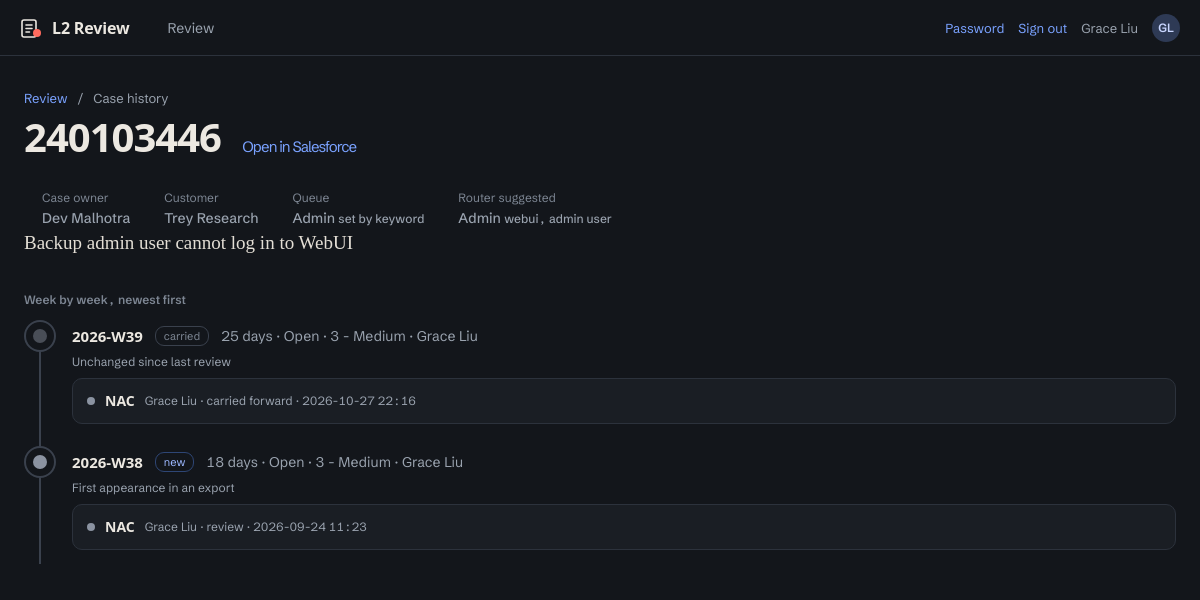
The page /case/1 (signed in) on the database its author committed.
### models.py (models this page shows, shortened)
class Base(DeclarativeBase):
    pass

class User(Base):
    __tablename__ = "users"
    id: Mapped[int] = mapped_column(primary_key=True)
    username: Mapped[str] = mapped_column(String(64), unique=True, index=True)
    display_name: Mapped[str] = mapped_column(String(128))
    password_hash: Mapped[str] = mapped_column(String(256))
    role: Mapped[str] = mapped_column(String(16), default="l2")   # admin | manager | l2
    active: Mapped[bool] = mapped_column(Boolean, default=True)
    must_change_password: Mapped[bool] = mapped_column(Boolean, default=True)
    created_at: Mapped[datetime] = mapped_column(DateTime, default=_now)
    last_login: Mapped[datetime | None] = mapped_column(DateTime, nullable=True)
    memberships: Mapped[list["QueueMembership"]] = relationship(back_populates="user")
    @property
    def is_admin(self) -> bool:
        return self.role == "admin"
    @property
    def can_see_all(self) -> bool:
        return self.role in ("admin", "manager")
    def queues(self) -> list[str]:
        return [m.queue for m in self.memberships]

class Case(Base):
    __tablename__ = "cases"
    id: Mapped[int] = mapped_column(primary_key=True)
    case_key: Mapped[str] = mapped_column(String(64), unique=True, index=True)
    lightning_id: Mapped[str] = mapped_column(String(64), default="", index=True)
    tse_name: Mapped[str] = mapped_column(String(128), default="", index=True)
    customer: Mapped[str] = mapped_column(String(256), default="")
    country: Mapped[str] = mapped_column(String(64), default="")
    problem_summary: Mapped[str] = mapped_column(Text, default="")
    product: Mapped[str] = mapped_column(String(128), default="")
    severity: Mapped[str] = mapped_column(String(32), default="")
    status: Mapped[str] = mapped_column(String(64), default="")
    age_days: Mapped[int] = mapped_column(Integer, default=0)
    skill_suggested: Mapped[str] = mapped_column(String(32), default="")
    skill_source: Mapped[str] = mapped_column(String(16), default="keyword")
    skill_final: Mapped[str] = mapped_column(String(32), default="", index=True)
    match_score: Mapped[int] = mapped_column(Integer, default=0)
    match_evidence: Mapped[str] = mapped_column(Text, default="")
    first_seen: Mapped[datetime] = mapped_column(DateTime, default=_now)
    last_seen: Mapped[datetime] = mapped_column(DateTime, default=_now)
    weeks: Mapped[list["CaseWeek"]] = relationship(back_populates="case")

class CaseWeek(Base):
    __tablename__ = "case_weeks"
    __table_args__ = (UniqueConstraint("case_id", "week_id"),)
    id: Mapped[int] = mapped_column(primary_key=True)
    case_id: Mapped[int] = mapped_column(ForeignKey("cases.id"), index=True)
    week_id: Mapped[int] = mapped_column(ForeignKey("weeks.id"), index=True)
    severity: Mapped[str] = mapped_column(String(32), default="")
    status: Mapped[str] = mapped_column(String(64), default="")
    age_days: Mapped[int] = mapped_column(Integer, default=0)
    review_state: Mapped[str] = mapped_column(String(16), default="new", index=True)
    review_reason: Mapped[str] = mapped_column(String(256), default="")
    needs_review: Mapped[bool] = mapped_column(Boolean, default=True, index=True)
    assigned_to: Mapped[str] = mapped_column(String(128), default="", index=True)
    review_order: Mapped[int] = mapped_column(Integer, default=0)
    case: Mapped[Case] = relationship(back_populates="weeks")
    week: Mapped[Week] = relationship(back_populates="case_weeks")
    reviews: Mapped[list["Review"]] = relationship(
        back_populates="case_week", order_by="Review.created_at.desc()")

class Review(Base):
    __tablename__ = "reviews"
    id: Mapped[int] = mapped_column(primary_key=True)
    case_week_id: Mapped[int] = mapped_column(ForeignKey("case_weeks.id"), index=True)
    bucket: Mapped[str] = mapped_column(String(64), default="", index=True)
    call_made: Mapped[str] = mapped_column(String(8), default="")
    comment: Mapped[str] = mapped_column(Text, default="")
    author: Mapped[str] = mapped_column(String(128), default="", index=True)
    kind: Mapped[str] = mapped_column(String(16), default="review")
    created_at: Mapped[datetime] = mapped_column(DateTime, default=_now, index=True)
    case_week: Mapped[CaseWeek] = relationship(back_populates="reviews")

class Week(Base):
    __tablename__ = "weeks"
    id: Mapped[int] = mapped_column(primary_key=True)
    week_ending: Mapped[date] = mapped_column(Date, unique=True, index=True)
    label: Mapped[str] = mapped_column(String(32))          # e.g. "2026-W37"
    source_file: Mapped[str] = mapped_column(String(256), default="")
    uploaded_at: Mapped[datetime] = mapped_column(DateTime, default=_now)
    uploaded_by: Mapped[str] = mapped_column(String(64), default="")
    rows_total: Mapped[int] = mapped_column(Integer, default=0)
    cases_new: Mapped[int] = mapped_column(Integer, default=0)
    cases_carried: Mapped[int] = mapped_column(Integer, default=0)
    closed: Mapped[bool] = mapped_column(Boolean, default=False)
    case_weeks: Mapped[list["CaseWeek"]] = relationship(back_populates="week")

### webapp.py (the view)
@app.get("/case/<int:case_id>")
@login_required
def case_history(case_id):
    me = current_user()
    with session_scope() as s:
        case = s.get(Case, case_id)
        mine = me.can_see_all or s.scalar(
            select(func.count()).select_from(CaseWeek)
            .where(CaseWeek.case_id == case_id, CaseWeek.assigned_to == me.display_name))
        if not case or not mine:
            flash("No such case.")
            return redirect(url_for("my_queue"))
        rows = s.execute(
            select(Week.label, CaseWeek.age_days, CaseWeek.status, CaseWeek.severity,
                   CaseWeek.review_state, CaseWeek.review_reason, CaseWeek.assigned_to,
                   CaseWeek.id)
            .join(CaseWeek, CaseWeek.week_id == Week.id)
            .where(CaseWeek.case_id == case_id).order_by(Week.week_ending.desc())).all()
        history = []
        for label, age, status, sev, state, reason, who, cwid in rows:
            revs = s.scalars(select(Review).where(Review.case_week_id == cwid)
                             .order_by(Review.created_at.desc())).all()
            history.append({"week": label, "age": age, "status": status, "severity": sev,
                            "state": state, "reason": reason, "who": who,
                            "reviews": [{"bucket": r.bucket, "comment": r.comment,
                                         "author": r.author, "kind": r.kind,
                                         "at": r.created_at} for r in revs]})
        info = {"lightning": case.lightning_id or case.case_key,
                "sf_url": svc.salesforce_url(case.lightning_id),
                "summary": case.problem_summary,
                "tse": case.tse_name, "customer": case.customer, "skill": case.skill_final,
                "suggested": case.skill_suggested, "source": case.skill_source,
                "evidence": case.match_evidence}
    return render_template("case.html", c=info, history=history)

### auth.py (called while the page is built)
def current_user() -> User | None:
    if "uid" not in session:
        return None
    if getattr(g, "_user", None) is None:
        with session_scope() as s:
            u = s.get(User, session["uid"])
            if u:
                _ = u.queues()          # load memberships before detaching
                s.expunge(u)
            g._user = u
    return g._user

def login_required(fn):
    @wraps(fn)
    def wrapper(*a, **kw):
        u = current_user()
        if not u:
            if request.method == "GET":
                session["next"] = request.full_path.rstrip("?")
            return redirect(url_for("login"))
        if u.must_change_password and fn.__name__ != "change_password":
            flash("Set a new password before continuing.")
            return redirect(url_for("change_password"))
        return fn(*a, **kw)
    return wrapper

### services.py (called while the page is built)
def salesforce_url(lightning_id: str) -> str:
    lid = (lightning_id or "").strip()
    if not lid.isdigit():
        return ""
    state = {"componentDef": "forceSearch:search",
             "attributes": {"term": lid, "scopeMap": {"type": "TOPRESULTS"}}}
    blob = base64.b64encode(json.dumps(state, separators=(",", ":")).encode()).decode()
    return f"{SF_LIGHTNING}/one/one.app#{blob}"

### store.py (called while the page is built)
@contextmanager
def session_scope():
    s = SessionLocal()
    try:
        yield s
        s.commit()
    except Exception:
        s.rollback()
        raise
    finally:
        s.close()

def load_settings() -> dict:
    with open(SETTINGS_PATH) as f:
        return json.load(f)

### webapp.py (called while the page is built)
@app.before_request
def _reset_user_cache():
    g._user = None

@app.context_processor
def _inject():
    s = load_settings()
    return {"me": current_user(), "settings": s, "buckets": s["buckets"],
            "queues": s["queues"]}

### templates/case.html (shortened to what this page needs)
{% extends "base.html" %}
{% import "_palette.html" as pal %}
{% block body %}
<div class="crumb dim" style="display:flex;gap:10px;font-size:13px"><a href="/">Review</a><span>/</span><span>Case history</span></div>
<h1 style="font-size:40px;line-height:46px;margin:6px 0 18px">{{ c.lightning }}
{% if c.sf_url %}<a href="{{ c.sf_url }}" target="_blank" rel="noopener" style="font-size:15px;font-weight:400;margin-left:12px">Open in Salesforce</a>{% endif %}</h1>
<dl class="facts">
 <div><dt>Case owner</dt><dd>{{ c.tse or '—' }}</dd></div>
 <div><dt>Customer</dt><dd>{{ c.customer or '—' }}</dd></div>
 <div><dt>Queue</dt><dd>{{ c.skill }} <span class="dim xs">set by {{ c.source }}</span></dd></div>
 <div><dt>Router suggested</dt><dd>{{ c.suggested or '—' }}{% if c.evidence %} <span class="dim xs">{{ c.evidence }}</span>{% endif %}</dd></div>
</dl>
{% if c.summary %}<p class="story" style="margin:0 0 32px">{{ c.summary }}</p>
{% else %}<p class="story none" style="margin:0 0 32px">The export had no usable summary for this case.</p>{% endif %}
<div class="sec">Week by week, newest first</div>
<ol class="tl">
{% for h in history %}
 {% set latest = h.reviews[0] if h.reviews else none %}
 <li>
  <span class="pin">{% if latest and latest.bucket %}<i style="background:{{ pal.bcolor(latest.bucket, buckets) }}{{ ';opacity:.45' if latest.kind == 'carried' }}"></i>{% endif %}</span>
  <div class="wk"><b>{{ h.week }}</b>
   <span class="pill {{ {'new': 'new', 'changed': 'chg', 'periodic': 'per', 'carried': 'car'}[h.state] }}">{{ h.state }}</span>
   <span class="dim">{{ h.age }} days · {{ h.status }} · {{ h.severity }}{% if h.who %} · {{ h.who }}{% endif %}</span></div>
  {% if h.reason %}<div class="dim xs" style="margin-top:2px">{{ h.reason }}</div>{% endif %}
  {% for r in h.reviews %}
  <div class="rev" {% if not loop.first %}style="opacity:.7"{% endif %}>
   <div style="display:flex;gap:10px;align-items:center;flex-wrap:wrap">
    <span class="dot" style="background:{{ pal.bcolor(r.bucket, buckets) }}"></span><b>{{ r.bucket or 'No bucket' }}</b>
    <span class="dim xs">{{ r.author }} · {{ 'carried forward' if r.kind == 'carried' else r.kind }} · {{ r.at.strftime('%Y-%m-%d %H:%M') }}</span></div>
  </div>
  {% else %}<div class="dim" style="margin-top:6px">No verdict recorded.</div>{% endfor %}
 </li>
{% endfor %}
</ol>
{% endblock %}

### templates/base.html (shortened to what this page needs)
<!doctype html><html lang="en"><head><meta charset="utf-8">
<link rel="stylesheet" href="{{ url_for('static', filename='app.css') }}"></head><body>
{% if me %}
<header class="top">
 <a class="mark" href="/">
  L2 Review</a>
 <nav class="tabs" aria-label="Main">
  <a href="/" {{ 'aria-current=page' if request.path == '/' }}>Review</a>
 </nav>
 <div class="who">{% if demo %}<span class="demo-tag" title="Made-up data. Changes are temporary.">Demo</span>
  <span class="demo-switch">View as {% for k, p in personas.items() %}<a href="/demo/as/{{ k }}" {{ 'aria-current=true' if me.username == p[0] }}>{{ p[2] }}</a>{% endfor %}</span>
  <form method="post" action="/demo/reset" class="demo-reset"><button type="submit">Reset</button></form>
  {% else %}<a href="/password">Password</a>{% endif %}<a href="/logout">Sign out</a>
  <span>{{ me.display_name }}</span><span class="avatar" aria-hidden="true">{{ (me.display_name.split()|map('first')|join|upper)[:2] }}</span></div>
</header>
{% endif %}
<main class="{% block mainclass %}{% endblock %}">
{% block body %}{% endblock %}
</main></body></html>

### templates/_palette.html
{% macro bcolor(b, buckets) -%}
{%- set P = ['#8B93A1', '#FF6B5E', '#E8B04A', '#B18CFF', '#4CC3D9', '#6CCB8B', '#F08A4B', '#7AA2FF', '#E27BB1'] -%}
{%- if b in buckets -%}{{ P[buckets.index(b) % (P|length)] }}{%- else -%}#5A616C{%- endif -%}
{%- endmacro %}

### static/app.css (style rules this page uses)
:root { --ground: #13161B; --panel: #1A1E24; --raised: #232831; --well: #101318; --line: #2C323C; --line-strong: #3A414D; --paper: #ECE8E1; --muted: #9AA3AF; --faint: #7D8693; --signal: #7AA2FF; --bad: #FF6B5E; --warn: #E8B04A; --good: #6CCB8B; --ui: 'Schibsted Grotesk', system-ui, 'Segoe UI', sans-serif; --story: 'Newsreader', Georgia, serif; --ease: cubic-bezier(.2, .7, .2, 1); --r: 10px; }
* { box-sizing: border-box; }
body { margin: 0; background: var(--ground); color: var(--paper); font-family: var(--ui); font-size: 14px; line-height: 20px; font-variant-numeric: tabular-nums; -webkit-font-smoothing: antialiased; }
a { color: var(--signal); text-decoration: none; }
.top { height: 56px; display: flex; align-items: center; gap: 24px; padding: 0 20px; border-bottom: 1px solid var(--line); background: var(--ground); position: sticky; top: 0; z-index: 20; }
.mark { display: flex; align-items: center; gap: 10px; font-weight: 700; font-size: 16px; color: var(--paper); letter-spacing: -.01em; }
.tabs { display: flex; gap: 2px; height: 100%; }
.tabs a { display: flex; align-items: center; padding: 0 14px; color: var(--muted); position: relative; }
.who { margin-left: auto; display: flex; align-items: center; gap: 14px; color: var(--muted); font-size: 13px; }
.avatar { width: 28px; height: 28px; border-radius: 50%; display: grid; place-items: center; background: #2E3A55; color: #C9D6FF; font-weight: 600; font-size: 12px; }
main { max-width: 1280px; margin: 0 auto; padding: 32px 24px 96px; }
h1 { font-size: 32px; line-height: 38px; font-weight: 700; letter-spacing: -.025em; margin: 0 0 6px; }
.sec { font-size: 12px; font-weight: 600; color: var(--faint); margin: 0 0 10px; }
.story { font-family: var(--story); font-size: 19px; line-height: 30px; color: #E3DED5; max-width: 68ch; }
.pill { display: inline-block; font-size: 11px; line-height: 18px; padding: 0 8px; border-radius: 9px; border: 1px solid var(--line-strong); color: var(--muted); white-space: nowrap; }
.pill.new { border-color: #2E4675; color: #9DB8FF; }
.pill.car { color: var(--faint); }
.dot { width: 8px; height: 8px; border-radius: 50%; display: inline-block; flex-shrink: 0; }
.dim { color: var(--muted); }
.xs { font-size: 12px; line-height: 16px; }
.crumb { display: flex; align-items: center; gap: 10px; color: var(--muted); font-size: 13px; }
.facts { display: grid; grid-template-columns: repeat(6, auto); justify-content: start; gap: 4px 34px; margin: 0 0 24px; }
.facts dt { font-size: 12px; color: var(--faint); }
.facts dd { margin: 0; font-weight: 500; }
.tl { list-style: none; margin: 0; padding: 0; position: relative; }
.tl::before { content: ""; position: absolute; left: 15px; top: 8px; bottom: 8px; width: 2px; background: var(--line-strong); }
.tl > li { position: relative; padding: 0 0 22px 48px; }
.tl .pin { position: absolute; left: 0; top: 0; width: 32px; height: 32px; border-radius: 50%; background: var(--ground); border: 2px solid var(--line-strong); display: grid; place-items: center; }
.tl .pin i { width: 14px; height: 14px; border-radius: 50%; }
.tl .wk { display: flex; gap: 12px; align-items: center; flex-wrap: wrap; min-height: 32px; }
.tl .wk b { font-size: 15px; }
.tl .rev { margin-top: 8px; padding: 12px 14px; border-radius: var(--r); background: var(--panel); border: 1px solid var(--line); }
.facts { color: var(--muted); padding-left: 18px; margin: 0; }

### rows shown on the page
User: display_name "Grace Liu"
Case: lightning "240103446", tse_name "Dev Malhotra", customer "Trey Research", skill "Admin", source "keyword", skill_suggested "Admin", evidence "webui, admin user", summary "Backup admin user cannot log in to WebUI"
CaseWeek: week "2026-W39", state "carried", age "25", status "Open", severity "3 - Medium", who "Grace Liu", reason "Unchanged since last review"
Review: bucket "NAC", author "Grace Liu", kind "carried forward", at "2026-10-27 22:16"
CaseWeek: week "2026-W38", state "new", age "18", status "Open", severity "3 - Medium", who "Grace Liu", reason "First appearance in an export"
Review: bucket "NAC", author "Grace Liu", kind "review", at "2026-09-24 11:23"

### other values the page prints
{{ (me.display_name.split()|map('first')|join|upper)[:2] }} "GL"
